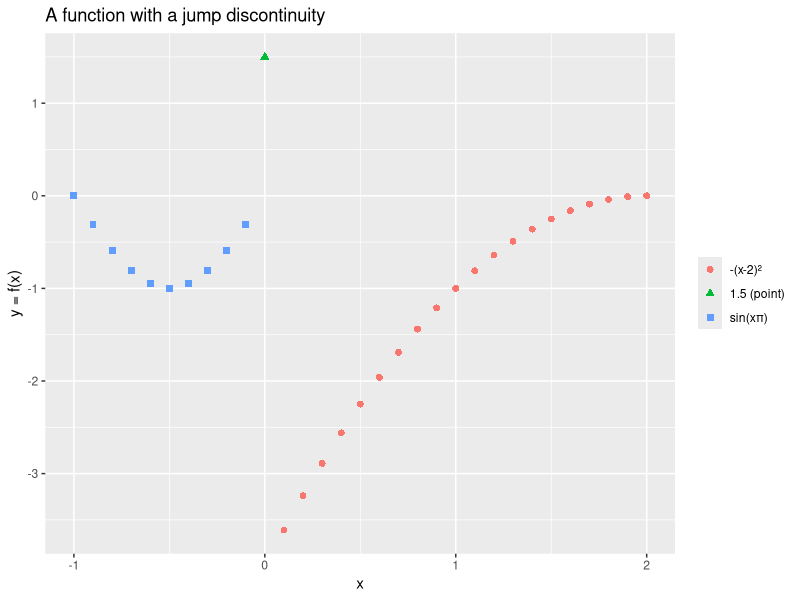
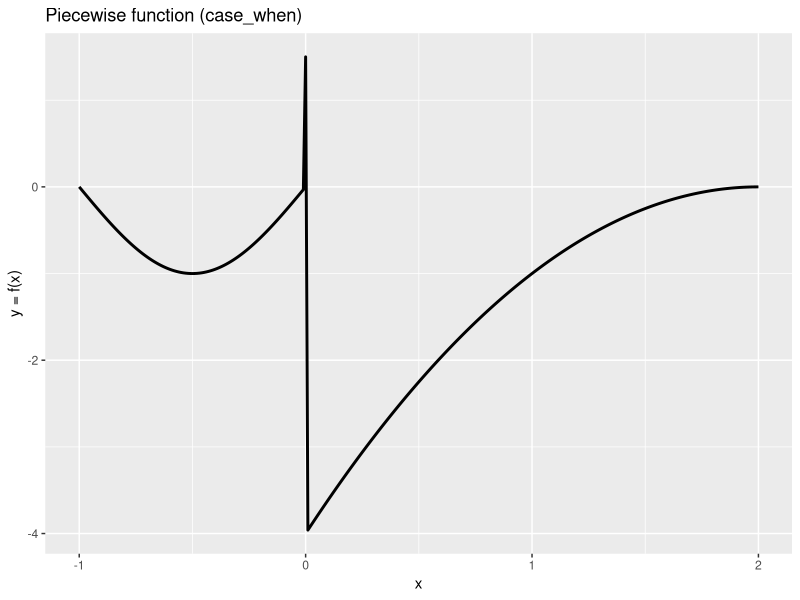
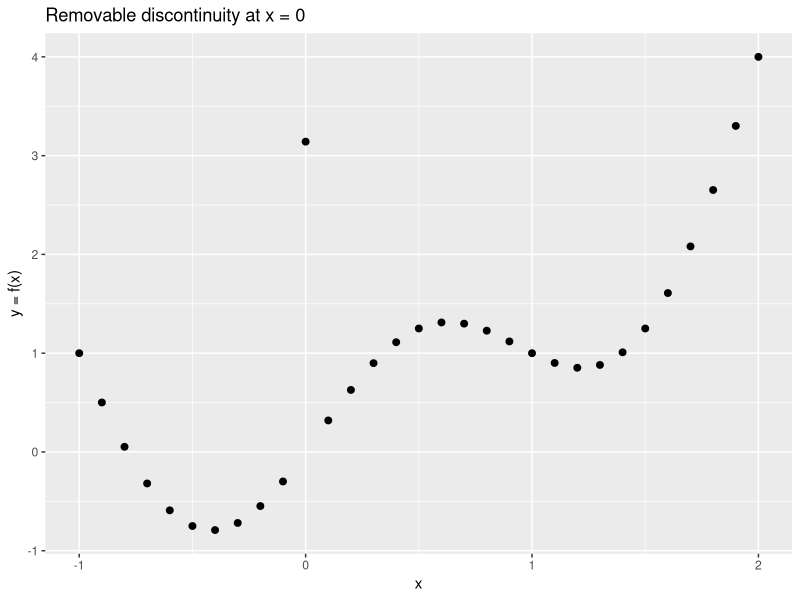
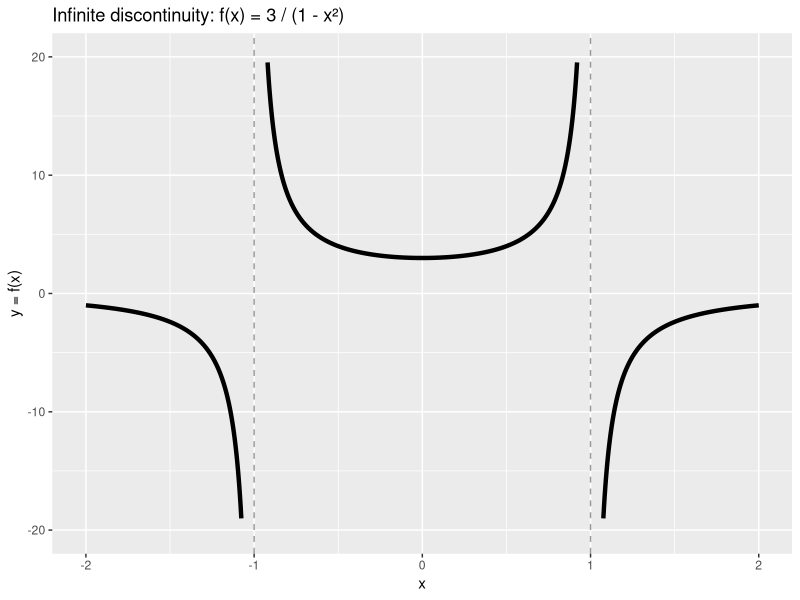
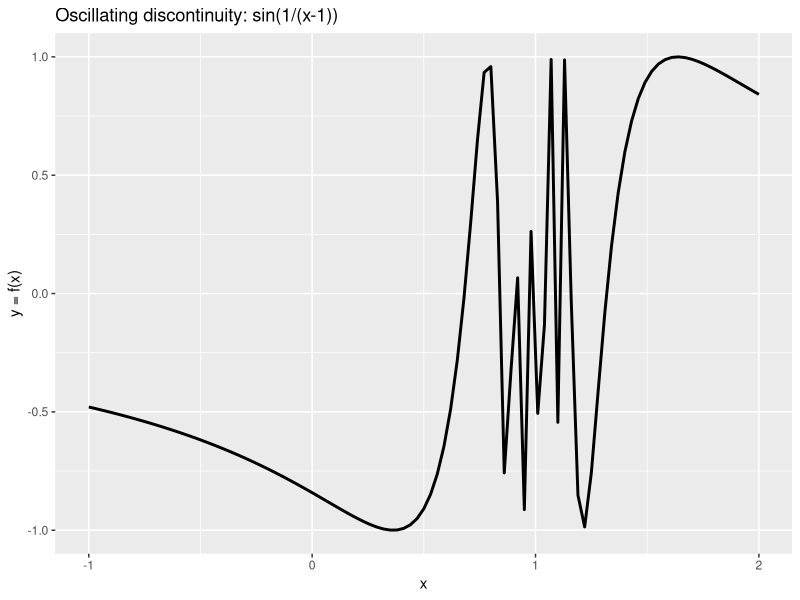

The R script that drew these images, in order:
## ---- chunk 1
#| message: false
library(ggplot2)
library(dplyr)
## ---- chunk 2
resolution <- 0.1
xx <- seq(-1, 2, by = resolution)

# Three-piece function using boolean masking (same idea as NumPy)
piece1 <- sin(xx * pi)      * (xx < 0)
piece2 <- 1.5               * (abs(xx) < resolution / 2)
piece3 <- -(xx - 2)^2      * (xx > 0)

y <- piece1 + piece2 + piece3

# Tag each point with which piece it belongs to for color/shape
segment <- case_when(
  xx < 0              ~ "sin(x\u03c0)",
  abs(xx) < resolution / 2 ~ "1.5 (point)",
  xx > 0              ~ "-(x-2)\u00b2"
)

ggplot(data.frame(x = xx, y = y, seg = segment), aes(x, y, color = seg, shape = seg)) +
  geom_point(size = 2) +
  labs(x = "x", y = "y = f(x)", title = "A function with a jump discontinuity",
       color = NULL, shape = NULL)
## ---- chunk 3
xx <- seq(-1, 2, by = 0.01)

fx <- case_when(
  xx < 0  ~ sin(xx * pi),
  xx == 0 ~ 1.5,
  xx > 0  ~ -(xx - 2)^2
)

ggplot(data.frame(x = xx, y = fx), aes(x, y)) +
  geom_line(linewidth = 1) +
  labs(x = "x", y = "y = f(x)", title = "Piecewise function (case_when)")
## ---- chunk 4
# f(0) = 1.5 — evaluate the piecewise function at x = 0
x0 <- 0
val <- dplyr::case_when(x0 < 0 ~ sin(x0*pi), x0 == 0 ~ 1.5, x0 > 0 ~ -(x0-2)^2)
cat("f(0) =", val, "\n")
## ---- chunk 5
# f(x) = sin(x*pi) + x^2, but reassign f(0) to pi (point discontinuity)
resolution <- 0.1
xx <- seq(-1, 2, by = resolution)
fx <- sin(xx * pi) + xx^2

# Replace the value closest to x=0 with pi
fx[which.min(abs(xx - 0))] <- pi

ggplot(data.frame(x = xx, y = fx), aes(x, y)) +
  geom_point(size = 2) +
  labs(x = "x", y = "y = f(x)", title = "Removable discontinuity at x = 0")
## ---- chunk 6
xx <- seq(-2, 2, length.out = 1001)
fx <- 3 / (1 - xx^2)

# Clip extreme values for plotting clarity
fx_plot <- ifelse(abs(fx) > 20, NA, fx)

ggplot(data.frame(x = xx, y = fx_plot), aes(x, y)) +
  geom_line(linewidth = 1.5) +
  geom_vline(xintercept = c(-1, 1), linetype = "dashed", color = "grey60") +
  coord_cartesian(ylim = c(-20, 20)) +
  labs(x = "x", y = "y = f(x)", title = "Infinite discontinuity: f(x) = 3 / (1 - x\u00b2)")
## ---- chunk 7
# Identify singularities (where denominator = 0)
# f(x) = 3/(1 - x^2) → singularities where 1 - x^2 = 0 → x = ±1
roots <- polyroot(c(1, 0, -1))   # roots of 1 - x^2 (coefficients of -x^2 + 1)
cat("Singularities at x =", Re(roots), "\n")

# Continuous domain within [-2, 2]: all x except ±1
cat("Continuous on (-2, -1) ∪ (-1, 1) ∪ (1, 2)\n")
## ---- chunk 8
xx <- seq(-1, 2, length.out = 101)
fx <- sin(1 / (xx - 1))

ggplot(data.frame(x = xx, y = fx), aes(x, y)) +
  geom_line(linewidth = 1) +
  labs(x = "x", y = "y = f(x)", title = "Oscillating discontinuity: sin(1/(x-1))")
